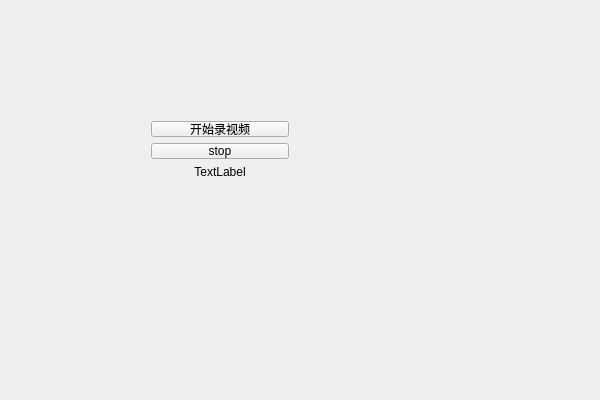
<?xml version="1.0" encoding="UTF-8"?>
<ui version="4.0">
 <class>MainWindowClass</class>
 <widget class="QWidget" name="MainWindowClass">
  <property name="geometry">
   <rect>
    <x>0</x>
    <y>0</y>
    <width>600</width>
    <height>400</height>
   </rect>
  </property>
  <property name="windowTitle">
   <string>MainWindow</string>
  </property>
  <widget class="QWidget" name="verticalLayoutWidget">
   <property name="geometry">
    <rect>
     <x>140</x>
     <y>110</y>
     <width>160</width>
     <height>80</height>
    </rect>
   </property>
   <layout class="QVBoxLayout" name="verticalLayout">
    <item>
     <widget class="QPushButton" name="videoButton">
      <property name="text">
       <string>开始录视频</string>
      </property>
     </widget>
    </item>
    <item>
     <widget class="QPushButton" name="stopButton">
      <property name="text">
       <string>stop</string>
      </property>
     </widget>
    </item>
    <item>
     <widget class="QLabel" name="label">
      <property name="layoutDirection">
       <enum>Qt::LeftToRight</enum>
      </property>
      <property name="text">
       <string>TextLabel</string>
      </property>
      <property name="alignment">
       <set>Qt::AlignCenter</set>
      </property>
     </widget>
    </item>
   </layout>
  </widget>
 </widget>
 <layoutdefault spacing="6" margin="11"/>
 <resources>
  <include location="MainWindow.qrc"/>
 </resources>
 <connections/>
</ui>
